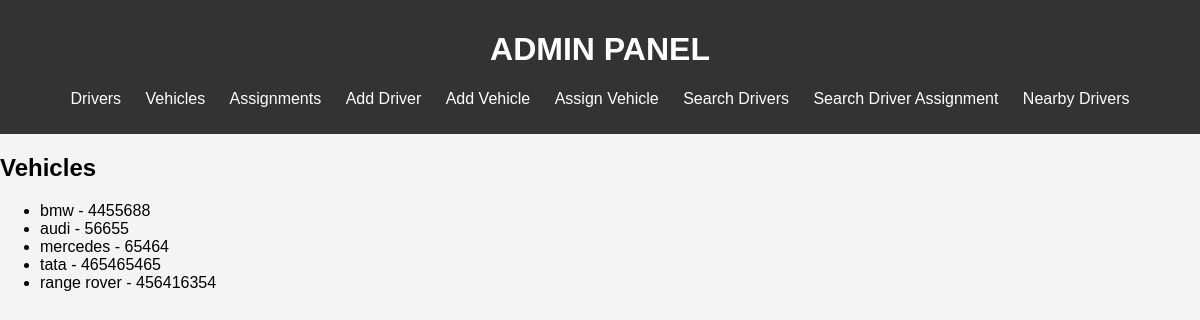
Screenshot of /api/admin/vehicle_list/ with the database file from the repository.
### mapping/models.py (models this page shows, shortened)
class Vehicle(models.Model):
    vehicle_id = models.AutoField(primary_key=True)
    make_model = models.CharField(max_length=255)
    license_plate = models.CharField(max_length=20, unique=True)

### mapping/views.py (the view)
# urls.py: path('admin/vehicle_list/', views.vehicle_list, name='vehicle_list'),
def vehicle_list(request):
    vehicles = Vehicle.objects.all()
    return render(request, 'vehicle_list.html', {'vehicles': vehicles})

### mapping/templates/vehicle_list.html
{% extends 'base.html' %}
{% block content %}
    <h2>Vehicles</h2>
    <ul>
        {% for vehicle in vehicles %}
            <li>{{ vehicle.make_model }} - {{ vehicle.license_plate }}</li>
        {% endfor %}
    </ul>
{% endblock %}

### mapping/templates/base.html (style rules this page uses)
body { font-family: Arial, sans-serif; margin: 0; padding: 0; background-color: #f4f4f4; }

### rows the page displays
Vehicle: make_model "bmw", license_plate "4455688"
Vehicle: make_model "audi", license_plate "56655"
Vehicle: make_model "mercedes", license_plate "65464"
Vehicle: make_model "tata", license_plate "465465465"
Vehicle: make_model "range rover", license_plate "456416354"
